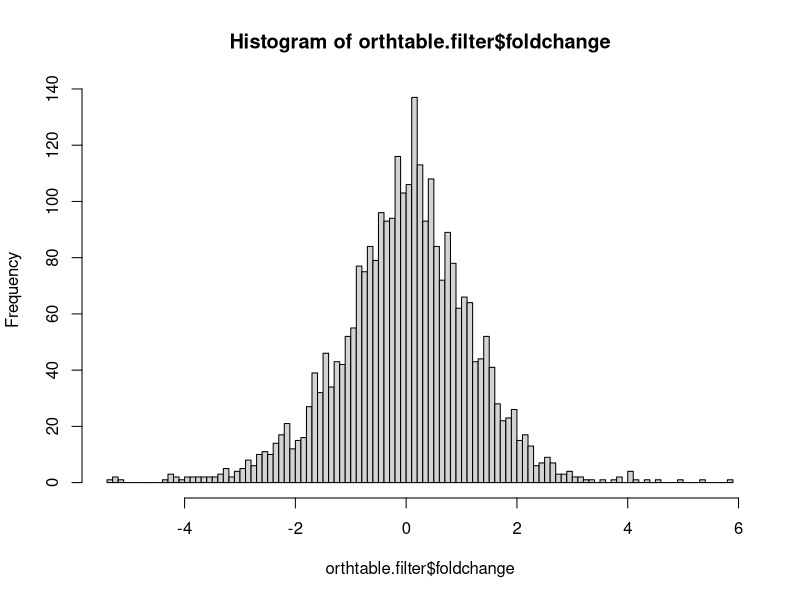
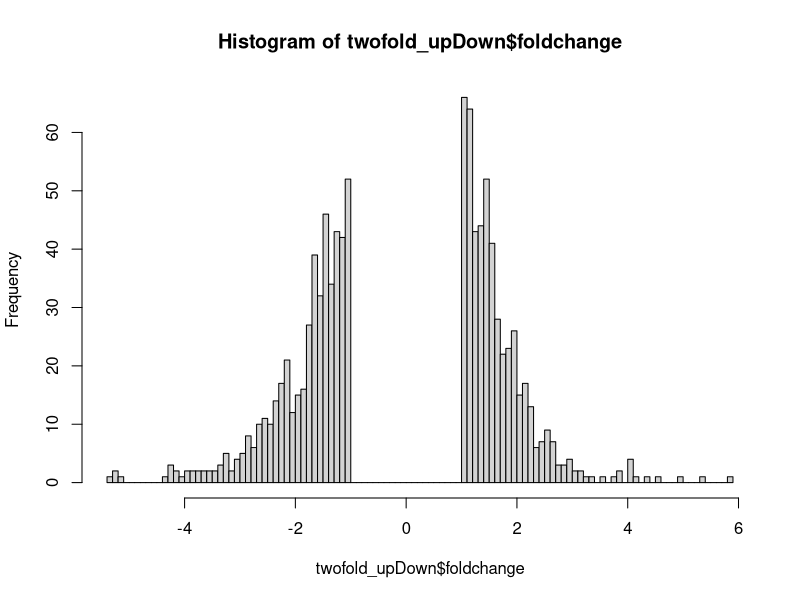
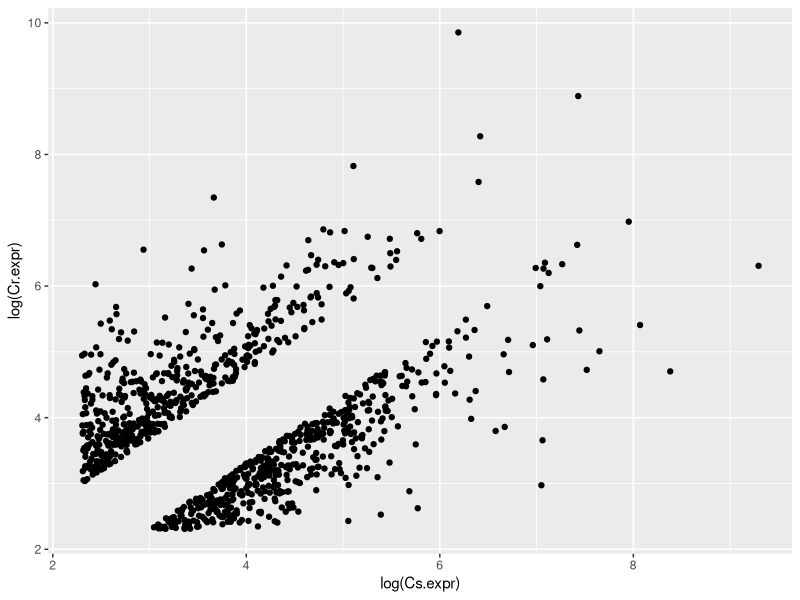
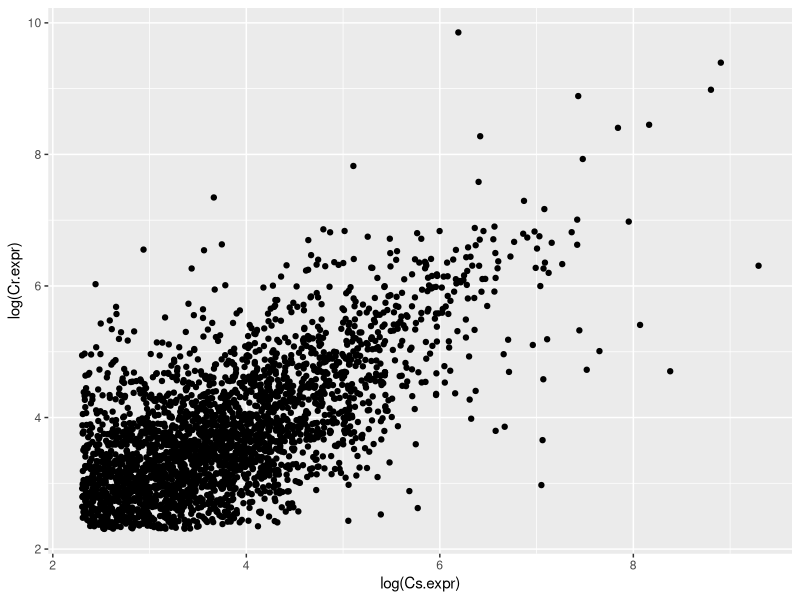
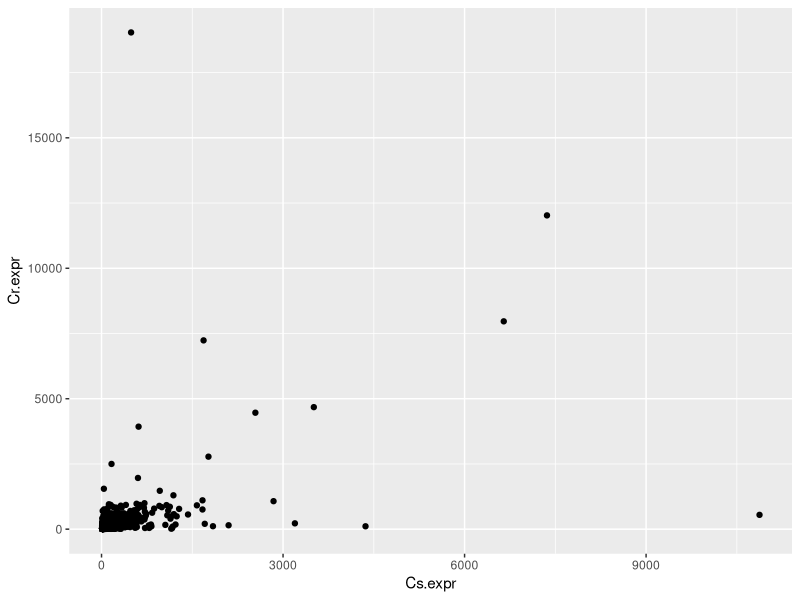

These charts were generated, in order, by the following R code:
library(ggplot2)
library(dplyr)
library(tidyverse)

orthtable <- read_delim("Citrus_orthologs_TPM.tsv",delim="\t",
                        col_names = TRUE)
length(orthtable$Orthogroup) # how many rows?
orthtable.filter = orthtable %>% filter(Cs.expr > 10 & Cr.expr > 10)
length(orthtable.filter$Orthogroup) # how many rows?

orthtable.filter$foldchange <- log(orthtable.filter$Cs.expr/orthtable.filter$Cr.expr)/log(2)
hist(orthtable.filter$foldchange,breaks=100)

twofold_upDown = orthtable.filter %>% filter(foldchange > 1 | foldchange < -1)
#  this is the same thing as above
#twofold_upDown = subset(orthtable.filter, orthtable.filter$foldchange > 1 | orthtable.filter$foldchange < -1)
hist(twofold_upDown$foldchange,breaks=100)
ggplot(twofold_upDown, aes(x=log(Cs.expr), y=log(Cr.expr))) + geom_point()

pdf("ggplots.pdf")
ggplot(orthtable.filter, aes(x=log(Cs.expr), y=log(Cr.expr))) + geom_point()
ggplot(orthtable.filter, aes(x=Cs.expr, y=Cr.expr)) + geom_point()
cor(orthtable.filter$Cs.expr,orthtable.filter$Cr.expr)

dev.off()
